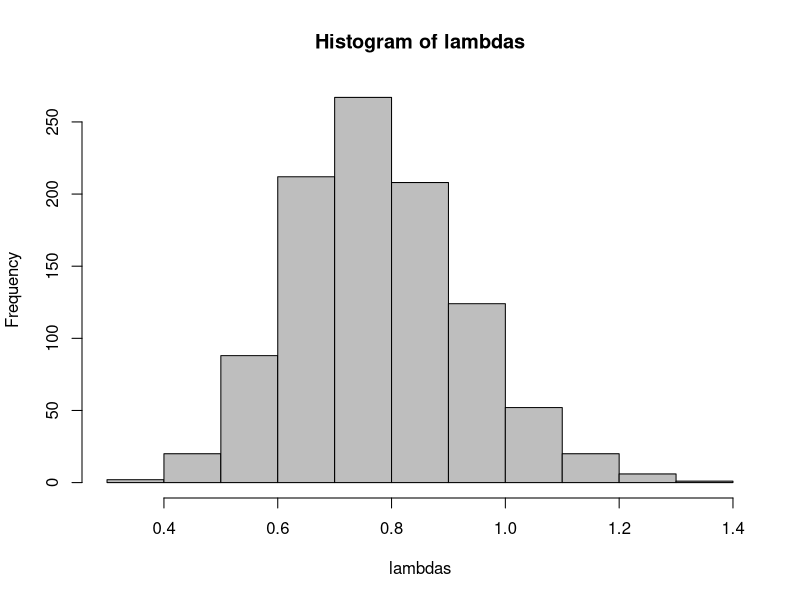
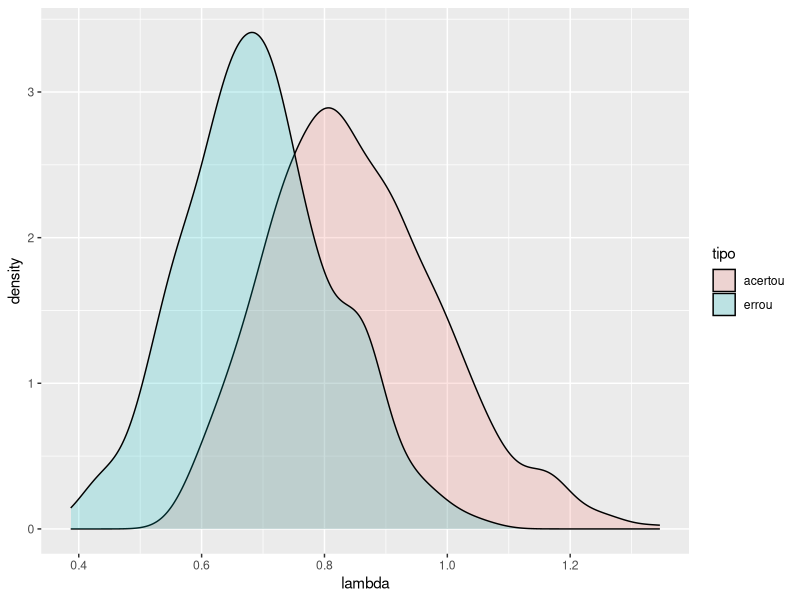

Write the R code that produced these figures, in order.
# libraries:
library(glmnet)
library(ggplot2)

# seed:
set.seed(0)

# DGP:
n = 50 # Exercicio 1
# n = 200 # Exercicio 2
p = 100
repeticoes = 1000

# inicializacoes:
lambdas = c()
incluiu_variaveis_corretas = c()
acertou_exatamente = c()
coefs_acertou_exatamente = c()
lambdas_acertou = c()
lambdas_errou = c()

# manually select k-folds:
k = 5
# k = 10

for (i in seq(repeticoes))
  
  {
  X = matrix(ncol = p, nrow = n)
  for (i in seq(p))
    # Exercicio 1:
    { X[,i] = rnorm(n, mean = 0, sd = sqrt(i)) }
    # Exercicio 2:
    # { X[,i] = rexp(n, rate = sqrt(i)) }
  colnames(X)= paste("X", seq(p), sep = "")
  
  # Exercicio 1:
  erro = rnorm(n, mean = 0, sd = 1)
  # Exercicio 2:
  # erro = rexp(n, rate = 1)
  
  # modelo exercicios 1 e 2:
  y = 20 + 5 * X[,"X1"] + 5 * X[,"X10"] + 5 * X[,"X20"] + 5 * X[,"X50"] + 5 * X[,"X90"] + erro
  # modelo exercicio 3:
  # y = 20 + 5 * X[,"X1"] + 5 * X[,"X2"] + 5 * X[,"X3"] + 5 * X[,"X4"] + 5 * X[,"X5"] + erro
  
  CV = cv.glmnet(X, y, alpha=1, nfold = k) # alpha = 1 so the model is all LASSO, no RIDGE penalty.
  lambda = CV$lambda.min
  lambdas = c(lambdas,lambda) # salva o lambda otimo
  ajuste = glmnet(X, y, alpha = 1, lambda = lambda)
  cf = coef(ajuste)
  nm = rownames(cf)[cf[,1] != 0]
  #print(nm)
  # round(cf[nm,],4)
  
  vars = paste("X",c(1,10,20,50,90), sep = "")
  # vars = paste("X",c(1,2,3,4,5), sep = "") # Exercicio 3
  qtd_variaveis = sum(vars %in% nm)
  
  if (qtd_variaveis == 5)
    { incluiu_variaveis_corretas <- c(incluiu_variaveis_corretas, 1) }
  else
    { incluiu_variaveis_corretas <- c(incluiu_variaveis_corretas, 0) }
  
  if ( (length(nm) - 1) == length(vars) )
    {
    acertou_exatamente <- c(acertou_exatamente, 1)
    coefs_acertou_exatamente <- c(coefs_acertou_exatamente, cf[cf[,1] != 0])
    lambdas_acertou <- c(lambdas_acertou, lambda)
    }
  else
    {
    acertou_exatamente <- c(acertou_exatamente, 0)
    lambdas_errou <- c(lambdas_errou, lambda)
    }
  
  }

# a) quantas vezes acertou exatamente as variaveis.
print(sum(acertou_exatamente)/1000)
sum(acertou_exatamente)

# b) quantas vezes incluiu as cinco variaveis corretas, nao importando se incluiu outras tambem.
print(sum(incluiu_variaveis_corretas))

# c) 

# d) 
# transforma vetor em matriz a cada 6th observacao:
coeficientes = as.data.frame(matrix(coefs_acertou_exatamente, ncol = 6,  byrow = TRUE), stringsAsFactors = FALSE)
#colnames(coeficientes) <- c('intercept',paste("X",c(1,10,20,50,90), sep = ""))
colnames(coeficientes) <- c('intercept',paste("X",c(1,2,3,4,5), sep = ""))
# medias:
colMeans(coeficientes)
# histogramas:
# mapply(hist,coeficientes,main=colnames(coeficientes),xlab="",breaks=50, col='gray')
# teste para ver se eh igual ao valor correto:
t.test(coeficientes$intercept, mu=20)
t.test(coeficientes$X2, mu=5)

# e) graficos de lambda:
summary(lambdas)
hist(lambdas,col='gray')

summary(lambdas_acertou)
# hist(lambdas_acertou,col='gray')

summary(lambdas_errou)
# hist(lambdas_errou,col='gray')

# densidade comparada:
df_acertou <-  data.frame(lambdas_acertou)
colnames(df_acertou) <- c('lambda')
df_acertou$tipo <- 'acertou'
df_errou <-  data.frame(lambdas_errou)
colnames(df_errou) <- c('lambda')
df_errou$tipo <- 'errou'
total <- rbind(df_acertou, df_errou)
ggplot(total, aes(lambda, fill = tipo)) + geom_density(alpha = 0.2)
